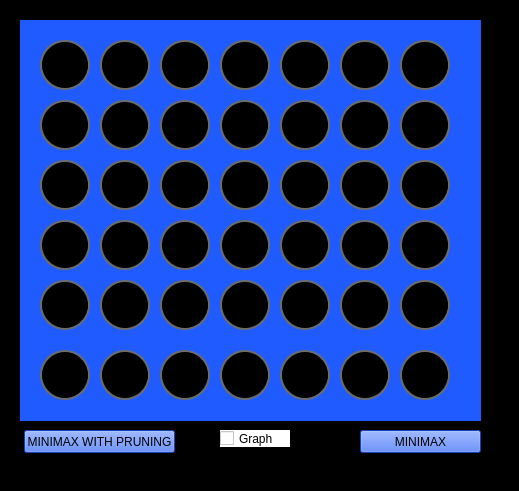
<?xml version="1.0" encoding="UTF-8"?>
<ui version="4.0">
 <class>MainWindow</class>
 <widget class="QMainWindow" name="MainWindow">
  <property name="geometry">
   <rect>
    <x>0</x>
    <y>0</y>
    <width>519</width>
    <height>491</height>
   </rect>
  </property>
  <property name="windowTitle">
   <string>MainWindow</string>
  </property>
  <property name="styleSheet">
   <string notr="true">background-color: rgb(0, 0, 0);
</string>
  </property>
  <widget class="QWidget" name="centralwidget">
   <widget class="QWidget" name="widget" native="true">
    <property name="geometry">
     <rect>
      <x>20</x>
      <y>20</y>
      <width>461</width>
      <height>401</height>
     </rect>
    </property>
    <property name="styleSheet">
     <string notr="true">background-color: rgb(32, 91, 255);</string>
    </property>
    <widget class="QPushButton" name="pB5">
     <property name="geometry">
      <rect>
       <x>20</x>
       <y>20</y>
       <width>50</width>
       <height>50</height>
      </rect>
     </property>
     <property name="styleSheet">
      <string notr="true">border-radius : 25; 
border : 2px solid black;
border-color: rgb(108, 108, 108);
background-color: rgb(0, 0, 0);
</string>
     </property>
     <property name="text">
      <string>PushButton</string>
     </property>
    </widget>
    <widget class="QPushButton" name="pB12">
     <property name="geometry">
      <rect>
       <x>80</x>
       <y>20</y>
       <width>50</width>
       <height>50</height>
      </rect>
     </property>
     <property name="styleSheet">
      <string notr="true">border-radius : 25; 
border : 2px solid black;
border-color: rgb(108, 108, 108);
background-color: rgb(0, 0, 0);
</string>
     </property>
     <property name="text">
      <string>PushButton</string>
     </property>
    </widget>
    <widget class="QPushButton" name="pB19">
     <property name="geometry">
      <rect>
       <x>140</x>
       <y>20</y>
       <width>50</width>
       <height>50</height>
      </rect>
     </property>
     <property name="styleSheet">
      <string notr="true">border-radius : 25; 
border : 2px solid black;
border-color: rgb(108, 108, 108);
background-color: rgb(0, 0, 0);
</string>
     </property>
     <property name="text">
      <string>PushButton</string>
     </property>
    </widget>
    <widget class="QPushButton" name="pB26">
     <property name="geometry">
      <rect>
       <x>200</x>
       <y>20</y>
       <width>50</width>
       <height>50</height>
      </rect>
     </property>
     <property name="styleSheet">
      <string notr="true">border-radius : 25; 
border : 2px solid black;
border-color: rgb(108, 108, 108);
background-color: rgb(0, 0, 0);
</string>
     </property>
     <property name="text">
      <string>PushButton</string>
     </property>
    </widget>
    <widget class="QPushButton" name="pB33">
     <property name="geometry">
      <rect>
       <x>260</x>
       <y>20</y>
       <width>50</width>
       <height>50</height>
      </rect>
     </property>
     <property name="styleSheet">
      <string notr="true">border-radius : 25; 
border : 2px solid black;
border-color: rgb(108, 108, 108);
background-color: rgb(0, 0, 0);
</string>
     </property>
     <property name="text">
      <string>PushButton</string>
     </property>
    </widget>
    <widget class="QPushButton" name="pB40">
     <property name="geometry">
      <rect>
       <x>320</x>
       <y>20</y>
       <width>50</width>
       <height>50</height>
      </rect>
     </property>
     <property name="styleSheet">
      <string notr="true">border-radius : 25; 
border : 2px solid black;
border-color: rgb(108, 108, 108);
background-color: rgb(0, 0, 0);
</string>
     </property>
     <property name="text">
      <string>PushButton</string>
     </property>
    </widget>
    <widget class="QPushButton" name="pB47">
     <property name="geometry">
      <rect>
       <x>380</x>
       <y>20</y>
       <width>50</width>
       <height>50</height>
      </rect>
     </property>
     <property name="styleSheet">
      <string notr="true">border-radius : 25; 
border : 2px solid black;
border-color: rgb(108, 108, 108);
background-color: rgb(0, 0, 0);
</string>
     </property>
     <property name="text">
      <string>PushButton</string>
     </property>
    </widget>
    <widget class="QPushButton" name="pB4">
     <property name="geometry">
      <rect>
       <x>20</x>
       <y>80</y>
       <width>50</width>
       <height>50</height>
      </rect>
     </property>
     <property name="styleSheet">
      <string notr="true">border-radius : 25; 
border : 2px solid black;
border-color: rgb(108, 108, 108);
background-color: rgb(0, 0, 0);
</string>
     </property>
     <property name="text">
      <string>PushButton</string>
     </property>
    </widget>
    <widget class="QPushButton" name="pB18">
     <property name="geometry">
      <rect>
       <x>140</x>
       <y>80</y>
       <width>50</width>
       <height>50</height>
      </rect>
     </property>
     <property name="styleSheet">
      <string notr="true">border-radius : 25; 
border : 2px solid black;
border-color: rgb(108, 108, 108);
background-color: rgb(0, 0, 0);
</string>
     </property>
     <property name="text">
      <string>PushButton</string>
     </property>
    </widget>
    <widget class="QPushButton" name="pB11">
     <property name="geometry">
      <rect>
       <x>80</x>
       <y>80</y>
       <width>50</width>
       <height>50</height>
      </rect>
     </property>
     <property name="styleSheet">
      <string notr="true">border-radius : 25; 
border : 2px solid black;
border-color: rgb(108, 108, 108);
background-color: rgb(0, 0, 0);
</string>
     </property>
     <property name="text">
      <string>PushButton</string>
     </property>
    </widget>
    <widget class="QPushButton" name="pB25">
     <property name="geometry">
      <rect>
       <x>200</x>
       <y>80</y>
       <width>50</width>
       <height>50</height>
      </rect>
     </property>
     <property name="styleSheet">
      <string notr="true">border-radius : 25; 
border : 2px solid black;
border-color: rgb(108, 108, 108);
background-color: rgb(0, 0, 0);
</string>
     </property>
     <property name="text">
      <string>PushButton</string>
     </property>
    </widget>
    <widget class="QPushButton" name="pB32">
     <property name="geometry">
      <rect>
       <x>260</x>
       <y>80</y>
       <width>50</width>
       <height>50</height>
      </rect>
     </property>
     <property name="styleSheet">
      <string notr="true">border-radius : 25; 
border : 2px solid black;
border-color: rgb(108, 108, 108);
background-color: rgb(0, 0, 0);
</string>
     </property>
     <property name="text">
      <string>PushButton</string>
     </property>
    </widget>
    <widget class="QPushButton" name="pB39">
     <property name="geometry">
      <rect>
       <x>320</x>
       <y>80</y>
       <width>50</width>
       <height>50</height>
      </rect>
     </property>
     <property name="styleSheet">
      <string notr="true">border-radius : 25; 
border : 2px solid black;
border-color: rgb(108, 108, 108);
background-color: rgb(0, 0, 0);
</string>
     </property>
     <property name="text">
      <string>PushButton</string>
     </property>
    </widget>
    <widget class="QPushButton" name="pB46">
     <property name="geometry">
      <rect>
       <x>380</x>
       <y>80</y>
       <width>50</width>
       <height>50</height>
      </rect>
     </property>
     <property name="styleSheet">
      <string notr="true">border-radius : 25; 
border : 2px solid black;
border-color: rgb(108, 108, 108);
background-color: rgb(0, 0, 0);
</string>
     </property>
     <property name="text">
      <string>PushButton</string>
     </property>
    </widget>
    <widget class="QPushButton" name="pB3">
     <property name="geometry">
      <rect>
       <x>20</x>
       <y>140</y>
       <width>50</width>
       <height>50</height>
      </rect>
     </property>
     <property name="styleSheet">
      <string notr="true">border-radius : 25; 
border : 2px solid black;
border-color: rgb(108, 108, 108);
background-color: rgb(0, 0, 0);
</string>
     </property>
     <property name="text">
      <string>PushButton</string>
     </property>
    </widget>
    <widget class="QPushButton" name="pB17">
     <property name="geometry">
      <rect>
       <x>140</x>
       <y>140</y>
       <width>50</width>
       <height>50</height>
      </rect>
     </property>
     <property name="styleSheet">
      <string notr="true">border-radius : 25; 
border : 2px solid black;
border-color: rgb(108, 108, 108);
background-color: rgb(0, 0, 0);
</string>
     </property>
     <property name="text">
      <string>PushButton</string>
     </property>
    </widget>
    <widget class="QPushButton" name="pB10">
     <property name="geometry">
      <rect>
       <x>80</x>
       <y>140</y>
       <width>50</width>
       <height>50</height>
      </rect>
     </property>
     <property name="styleSheet">
      <string notr="true">border-radius : 25; 
border : 2px solid black;
border-color: rgb(108, 108, 108);
background-color: rgb(0, 0, 0);
</string>
     </property>
     <property name="text">
      <string>PushButton</string>
     </property>
    </widget>
    <widget class="QPushButton" name="pB24">
     <property name="geometry">
      <rect>
       <x>200</x>
       <y>140</y>
       <width>50</width>
       <height>50</height>
      </rect>
     </property>
     <property name="styleSheet">
      <string notr="true">border-radius : 25; 
border : 2px solid black;
border-color: rgb(108, 108, 108);
background-color: rgb(0, 0, 0);
</string>
     </property>
     <property name="text">
      <string>PushButton</string>
     </property>
    </widget>
    <widget class="QPushButton" name="pB31">
     <property name="geometry">
      <rect>
       <x>260</x>
       <y>140</y>
       <width>50</width>
       <height>50</height>
      </rect>
     </property>
     <property name="styleSheet">
      <string notr="true">border-radius : 25; 
border : 2px solid black;
border-color: rgb(108, 108, 108);
background-color: rgb(0, 0, 0);
</string>
     </property>
     <property name="text">
      <string>PushButton</string>
     </property>
    </widget>
    <widget class="QPushButton" name="pB38">
     <property name="geometry">
      <rect>
       <x>320</x>
       <y>140</y>
       <width>50</width>
       <height>50</height>
      </rect>
     </property>
     <property name="styleSheet">
      <string notr="true">border-radius : 25; 
border : 2px solid black;
border-color: rgb(108, 108, 108);
background-color: rgb(0, 0, 0);
</string>
     </property>
     <property name="text">
      <string>PushButton</string>
     </property>
    </widget>
    <widget class="QPushButton" name="pB45">
     <property name="geometry">
      <rect>
       <x>380</x>
       <y>140</y>
       <width>50</width>
       <height>50</height>
      </rect>
     </property>
     <property name="styleSheet">
      <string notr="true">border-radius : 25; 
border : 2px solid black;
border-color: rgb(108, 108, 108);
background-color: rgb(0, 0, 0);
</string>
     </property>
     <property name="text">
      <string>PushButton</string>
     </property>
    </widget>
    <widget class="QPushButton" name="pB2">
     <property name="geometry">
      <rect>
       <x>20</x>
       <y>200</y>
       <width>50</width>
       <height>50</height>
      </rect>
     </property>
     <property name="styleSheet">
      <string notr="true">border-radius : 25; 
border : 2px solid black;
border-color: rgb(108, 108, 108);
background-color: rgb(0, 0, 0);
</string>
     </property>
     <property name="text">
      <string>PushButton</string>
     </property>
    </widget>
    <widget class="QPushButton" name="pB16">
     <property name="geometry">
      <rect>
       <x>140</x>
       <y>200</y>
       <width>50</width>
       <height>50</height>
      </rect>
     </property>
     <property name="styleSheet">
      <string notr="true">border-radius : 25; 
border : 2px solid black;
border-color: rgb(108, 108, 108);
background-color: rgb(0, 0, 0);
</string>
     </property>
     <property name="text">
      <string>PushButton</string>
     </property>
    </widget>
    <widget class="QPushButton" name="pB9">
     <property name="geometry">
      <rect>
       <x>80</x>
       <y>200</y>
       <width>50</width>
       <height>50</height>
      </rect>
     </property>
     <property name="styleSheet">
      <string notr="true">border-radius : 25; 
border : 2px solid black;
border-color: rgb(108, 108, 108);
background-color: rgb(0, 0, 0);
</string>
     </property>
     <property name="text">
      <string>PushButton</string>
     </property>
    </widget>
    <widget class="QPushButton" name="pB23">
     <property name="geometry">
      <rect>
       <x>200</x>
       <y>200</y>
       <width>50</width>
       <height>50</height>
      </rect>
     </property>
     <property name="styleSheet">
      <string notr="true">border-radius : 25; 
border : 2px solid black;
border-color: rgb(108, 108, 108);
background-color: rgb(0, 0, 0);
</string>
     </property>
     <property name="text">
      <string>PushButton</string>
     </property>
    </widget>
    <widget class="QPushButton" name="pB30">
     <property name="geometry">
      <rect>
       <x>260</x>
       <y>200</y>
       <width>50</width>
       <height>50</height>
      </rect>
     </property>
     <property name="styleSheet">
      <string notr="true">border-radius : 25; 
border : 2px solid black;
border-color: rgb(108, 108, 108);
background-color: rgb(0, 0, 0);
</string>
     </property>
     <property name="text">
      <string>PushButton</string>
     </property>
    </widget>
    <widget class="QPushButton" name="pB37">
     <property name="geometry">
      <rect>
       <x>320</x>
       <y>200</y>
       <width>50</width>
       <height>50</height>
      </rect>
     </property>
     <property name="styleSheet">
      <string notr="true">border-radius : 25; 
border : 2px solid black;
border-color: rgb(108, 108, 108);
background-color: rgb(0, 0, 0);
</string>
     </property>
     <property name="text">
      <string>PushButton</string>
     </property>
    </widget>
    <widget class="QPushButton" name="pB44">
     <property name="geometry">
      <rect>
       <x>380</x>
       <y>200</y>
       <width>50</width>
       <height>50</height>
      </rect>
     </property>
     <property name="styleSheet">
      <string notr="true">border-radius : 25; 
border : 2px solid black;
border-color: rgb(108, 108, 108);
background-color: rgb(0, 0, 0);
</string>
     </property>
     <property name="text">
      <string>PushButton</string>
     </property>
    </widget>
    <widget class="QPushButton" name="pB1">
     <property name="geometry">
      <rect>
       <x>20</x>
       <y>260</y>
       <width>50</width>
       <height>50</height>
      </rect>
     </property>
     <property name="styleSheet">
      <string notr="true">border-radius : 25; 
border : 2px solid black;
border-color: rgb(108, 108, 108);
background-color: rgb(0, 0, 0);
</string>
     </property>
     <property name="text">
      <string>PushButton</string>
     </property>
    </widget>
    <widget class="QPushButton" name="pB15">
     <property name="geometry">
      <rect>
       <x>140</x>
       <y>260</y>
       <width>50</width>
       <height>50</height>
      </rect>
     </property>
     <property name="styleSheet">
      <string notr="true">border-radius : 25; 
border : 2px solid black;
border-color: rgb(108, 108, 108);
background-color: rgb(0, 0, 0);
</string>
     </property>
     <property name="text">
      <string>PushButton</string>
     </property>
    </widget>
    <widget class="QPushButton" name="pB8">
     <property name="geometry">
      <rect>
       <x>80</x>
       <y>260</y>
       <width>50</width>
       <height>50</height>
      </rect>
     </property>
     <property name="styleSheet">
      <string notr="true">border-radius : 25; 
border : 2px solid black;
border-color: rgb(108, 108, 108);
background-color: rgb(0, 0, 0);
</string>
     </property>
     <property name="text">
      <string>PushButton</string>
     </property>
    </widget>
    <widget class="QPushButton" name="pB22">
     <property name="geometry">
      <rect>
       <x>200</x>
       <y>260</y>
       <width>50</width>
       <height>50</height>
      </rect>
     </property>
     <property name="styleSheet">
      <string notr="true">border-radius : 25; 
border : 2px solid black;
border-color: rgb(108, 108, 108);
background-color: rgb(0, 0, 0);
</string>
     </property>
     <property name="text">
      <string>PushButton</string>
     </property>
    </widget>
    <widget class="QPushButton" name="pB29">
     <property name="geometry">
      <rect>
       <x>260</x>
       <y>260</y>
       <width>50</width>
       <height>50</height>
      </rect>
     </property>
     <property name="styleSheet">
      <string notr="true">border-radius : 25; 
border : 2px solid black;
border-color: rgb(108, 108, 108);
background-color: rgb(0, 0, 0);
</string>
     </property>
     <property name="text">
      <string>PushButton</string>
     </property>
    </widget>
    <widget class="QPushButton" name="pB36">
     <property name="geometry">
      <rect>
       <x>320</x>
       <y>260</y>
       <width>50</width>
       <height>50</height>
      </rect>
     </property>
     <property name="styleSheet">
      <string notr="true">border-radius : 25; 
border : 2px solid black;
border-color: rgb(108, 108, 108);
background-color: rgb(0, 0, 0);
</string>
     </property>
     <property name="text">
      <string>PushButton</string>
     </property>
    </widget>
    <widget class="QPushButton" name="pB43">
     <property name="geometry">
      <rect>
       <x>380</x>
       <y>260</y>
       <width>50</width>
       <height>50</height>
      </rect>
     </property>
     <property name="styleSheet">
      <string notr="true">border-radius : 25; 
border : 2px solid black;
border-color: rgb(108, 108, 108);
background-color: rgb(0, 0, 0);
</string>
     </property>
     <property name="text">
      <string>PushButton</string>
     </property>
    </widget>
    <widget class="QPushButton" name="pB0">
     <property name="geometry">
      <rect>
       <x>20</x>
       <y>330</y>
       <width>50</width>
       <height>50</height>
      </rect>
     </property>
     <property name="styleSheet">
      <string notr="true">border-radius : 25; 
border : 2px solid black;
border-color: rgb(108, 108, 108);
background-color: rgb(0, 0, 0);
</string>
     </property>
     <property name="text">
      <string>PushButton</string>
     </property>
    </widget>
    <widget class="QPushButton" name="pB14">
     <property name="geometry">
      <rect>
       <x>140</x>
       <y>330</y>
       <width>50</width>
       <height>50</height>
      </rect>
     </property>
     <property name="styleSheet">
      <string notr="true">border-radius : 25; 
border : 2px solid black;
border-color: rgb(108, 108, 108);
background-color: rgb(0, 0, 0);
</string>
     </property>
     <property name="text">
      <string>PushButton</string>
     </property>
    </widget>
    <widget class="QPushButton" name="pB7">
     <property name="geometry">
      <rect>
       <x>80</x>
       <y>330</y>
       <width>50</width>
       <height>50</height>
      </rect>
     </property>
     <property name="styleSheet">
      <string notr="true">border-radius : 25; 
border : 2px solid black;
border-color: rgb(108, 108, 108);
background-color: rgb(0, 0, 0);
</string>
     </property>
     <property name="text">
      <string>PushButton</string>
     </property>
    </widget>
    <widget class="QPushButton" name="pB21">
     <property name="geometry">
      <rect>
       <x>200</x>
       <y>330</y>
       <width>50</width>
       <height>50</height>
      </rect>
     </property>
     <property name="styleSheet">
      <string notr="true">border-radius : 25; 
border : 2px solid black;
border-color: rgb(108, 108, 108);
background-color: rgb(0, 0, 0);
</string>
     </property>
     <property name="text">
      <string>PushButton</string>
     </property>
    </widget>
    <widget class="QPushButton" name="pB28">
     <property name="geometry">
      <rect>
       <x>260</x>
       <y>330</y>
       <width>50</width>
       <height>50</height>
      </rect>
     </property>
     <property name="styleSheet">
      <string notr="true">border-radius : 25; 
border : 2px solid black;
border-color: rgb(108, 108, 108);
background-color: rgb(0, 0, 0);
</string>
     </property>
     <property name="text">
      <string>PushButton</string>
     </property>
    </widget>
    <widget class="QPushButton" name="pB35">
     <property name="geometry">
      <rect>
       <x>320</x>
       <y>330</y>
       <width>50</width>
       <height>50</height>
      </rect>
     </property>
     <property name="styleSheet">
      <string notr="true">border-radius : 25; 
border : 2px solid black;
border-color: rgb(108, 108, 108);
background-color: rgb(0, 0, 0);
</string>
     </property>
     <property name="text">
      <string>PushButton</string>
     </property>
    </widget>
    <widget class="QPushButton" name="pB42">
     <property name="geometry">
      <rect>
       <x>380</x>
       <y>330</y>
       <width>50</width>
       <height>50</height>
      </rect>
     </property>
     <property name="styleSheet">
      <string notr="true">border-radius : 25; 
border : 2px solid black;
border-color: rgb(108, 108, 108);
background-color: rgb(0, 0, 0);
</string>
     </property>
     <property name="text">
      <string>PushButton</string>
     </property>
    </widget>
   </widget>
   <widget class="QPushButton" name="minimax">
    <property name="geometry">
     <rect>
      <x>360</x>
      <y>430</y>
      <width>121</width>
      <height>23</height>
     </rect>
    </property>
    <property name="styleSheet">
     <string notr="true">background-color: rgb(32, 91, 255);</string>
    </property>
    <property name="text">
     <string>MINIMAX</string>
    </property>
   </widget>
   <widget class="QPushButton" name="pruning">
    <property name="geometry">
     <rect>
      <x>24</x>
      <y>430</y>
      <width>151</width>
      <height>23</height>
     </rect>
    </property>
    <property name="styleSheet">
     <string notr="true">background-color: rgb(32, 91, 255);</string>
    </property>
    <property name="text">
     <string>MINIMAX WITH PRUNING</string>
    </property>
   </widget>
   <widget class="QCheckBox" name="graphcheck">
    <property name="geometry">
     <rect>
      <x>220</x>
      <y>430</y>
      <width>70</width>
      <height>17</height>
     </rect>
    </property>
    <property name="styleSheet">
     <string notr="true">font-color: rgb(255, 255, 255);
background-color: rgb(255, 255, 255);</string>
    </property>
    <property name="text">
     <string>Graph</string>
    </property>
   </widget>
   <widget class="QLabel" name="Score">
    <property name="geometry">
     <rect>
      <x>170</x>
      <y>0</y>
      <width>161</width>
      <height>20</height>
     </rect>
    </property>
    <property name="text">
     <string>TextLabel</string>
    </property>
   </widget>
  </widget>
  <widget class="QMenuBar" name="menubar">
   <property name="geometry">
    <rect>
     <x>0</x>
     <y>0</y>
     <width>519</width>
     <height>21</height>
    </rect>
   </property>
  </widget>
  <widget class="QStatusBar" name="statusbar"/>
 </widget>
 <resources/>
 <connections/>
</ui>
